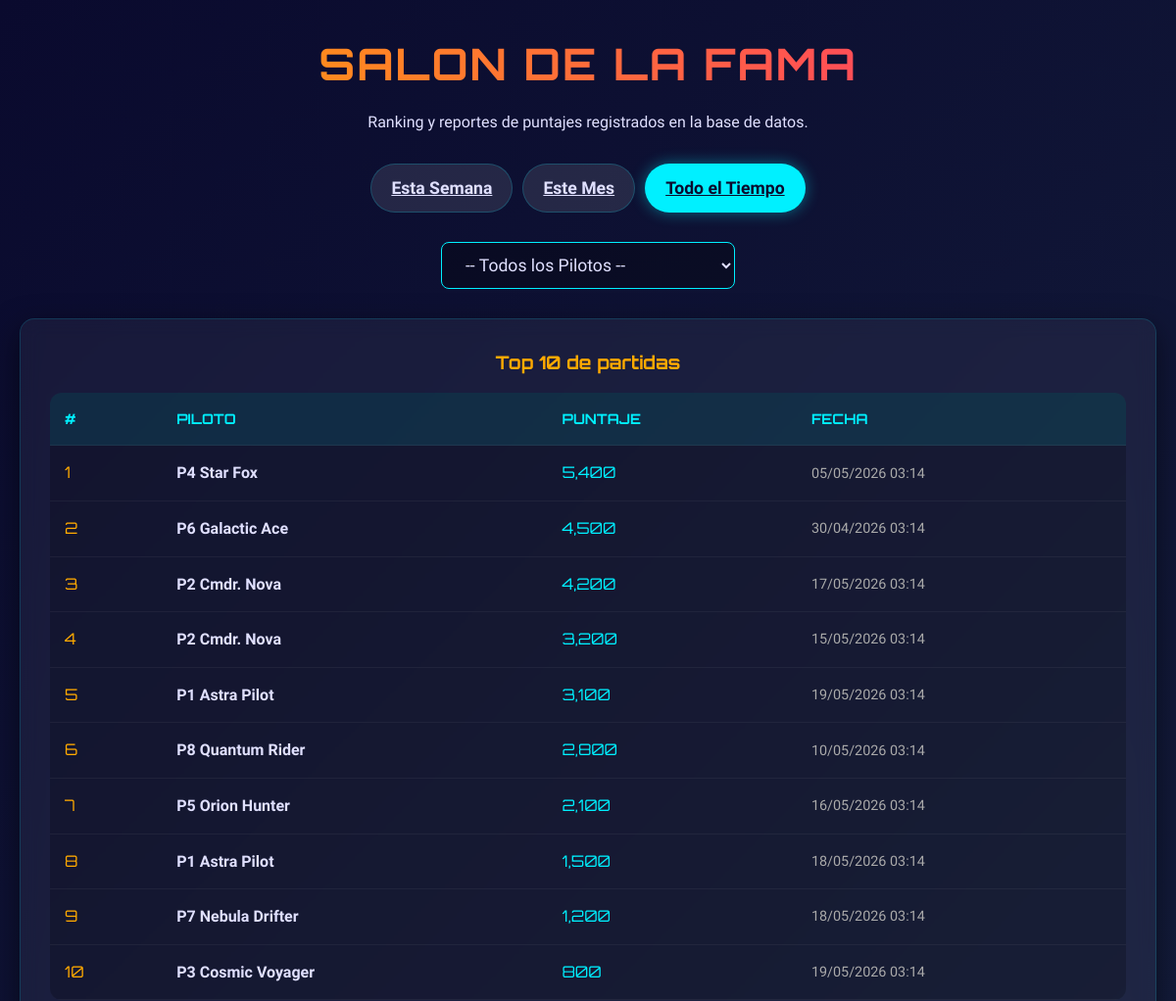
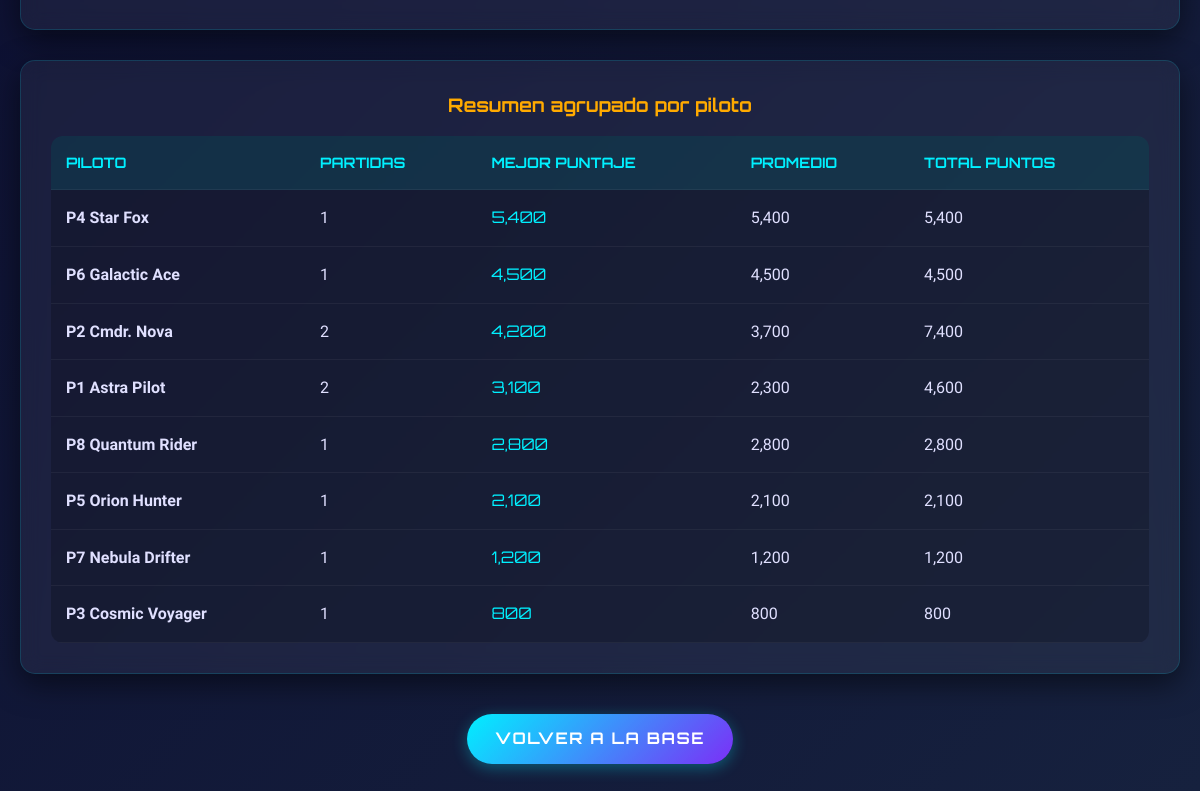
The page /leaderboard.php on the database its author committed (2 pictures, top to bottom).
### tables this page shows
CREATE TABLE puntajes (
    id         INT AUTO_INCREMENT PRIMARY KEY,
    usuario_id INT NOT NULL,
    puntaje    INT NOT NULL,
    fecha      TIMESTAMP DEFAULT CURRENT_TIMESTAMP,
    FOREIGN KEY (usuario_id) REFERENCES usuarios(id) ON DELETE CASCADE
);

CREATE TABLE usuarios (
    id             INT AUTO_INCREMENT PRIMARY KEY,
    nombre         VARCHAR(50) NOT NULL,
    avatar         VARCHAR(10) NOT NULL,
    fecha_creacion TIMESTAMP DEFAULT CURRENT_TIMESTAMP
);

### leaderboard.php (the view, shortened to what this page needs)
<?php
require_once 'db/db.php';
$tab = $_GET['tab'] ?? 'todo';
$filtroId = $_GET['piloto'] ?? '';
$where = [];
$params = [];
$whereClause = $where ? "WHERE " . implode(" AND ", $where) : "";
$sqlTop = "
    SELECT u.nombre, u.avatar, p.puntaje, p.fecha
    FROM puntajes p
    JOIN usuarios u ON p.usuario_id = u.id
    $whereClause
    ORDER BY p.puntaje DESC
    LIMIT 10
";
$stmt = $pdo->prepare($sqlTop);
$stmt->execute($params);
$topScores = $stmt->fetchAll();
$sqlResumen = "
    SELECT
        u.nombre,
        u.avatar,
        COUNT(p.id) AS partidas,
        MAX(p.puntaje) AS mejor_puntaje,
        ROUND(AVG(p.puntaje), 0) AS promedio,
        SUM(p.puntaje) AS total_puntos
    FROM puntajes p
    JOIN usuarios u ON p.usuario_id = u.id
    $whereClause
    GROUP BY u.id, u.nombre, u.avatar
    ORDER BY mejor_puntaje DESC
";
$stmt = $pdo->prepare($sqlResumen);
$stmt->execute($params);
$resumenPilotos = $stmt->fetchAll();
?>
<!DOCTYPE html>
<html lang="es">
<head>
    <link rel="stylesheet" href="css/style.css">
</head>
<body>
    <div class="container">
        <div style="text-align: center; margin-bottom: 30px;">
            <h1 class="title-glow">SALON DE LA FAMA</h1>
            <p>Ranking y reportes de puntajes registrados en la base de datos.</p>
        </div>
        <div class="tabs-container">
            <a href="?tab=semana&piloto=<?= htmlspecialchars($filtroId) ?>" class="tab-btn <?= $tab==='semana' ? 'active' : '' ?>">Esta Semana</a>
            <a href="?tab=mes&piloto=<?= htmlspecialchars($filtroId) ?>" class="tab-btn <?= $tab==='mes' ? 'active' : '' ?>">Este Mes</a>
            <a href="?tab=todo&piloto=<?= htmlspecialchars($filtroId) ?>" class="tab-btn <?= $tab==='todo' ? 'active' : '' ?>">Todo el Tiempo</a>
        </div>
        <form class="filter-form" method="GET">
            <select name="piloto" class="select-glass" onchange="this.form.submit()">
                <option value="">-- Todos los Pilotos --</option>
            </select>
        </form>
        <div class="report-grid <?= $filtroId ? 'with-chart' : '' ?>">
            <div class="glass-panel">
                <h3 style="color: var(--amber); margin-bottom: 15px; text-align: center;">Top 10 de partidas</h3>
                <table class="table-glass">
                    <thead>
                        <tr>
                            <th>#</th>
                            <th>Piloto</th>
                            <th>Puntaje</th>
                            <th>Fecha</th>
                        </tr>
                    </thead>
                    <tbody>
                        <?php if (empty($topScores)): ?>
                            <tr><td colspan="4" style="text-align:center; padding: 20px;">No hay registros en este periodo.</td></tr>
                        <?php else: ?>
                            <?php foreach($topScores as $index => $score): ?>
                                <tr>
                                    <td style="font-family: 'Orbitron'; color: var(--amber);"><?= $index + 1 ?></td>
                                    <td><strong><?= htmlspecialchars($score['avatar'] . ' ' . $score['nombre']) ?></strong></td>
                                    <td style="color: var(--electric-cyan); font-family: 'Orbitron';"><?= number_format($score['puntaje']) ?></td>
                                    <td style="color: #aaa; font-size: 0.9rem;"><?= date('d/m/Y H:i', strtotime($score['fecha'])) ?></td>
                                </tr>
                            <?php endforeach; ?>
                        <?php endif; ?>
                    </tbody>
                </table>
            </div>
        </div>
        <div class="glass-panel" style="margin-top: 30px;">
            <h3 style="color: var(--amber); margin-bottom: 15px; text-align: center;">Resumen agrupado por piloto</h3>
            <table class="table-glass">
                <thead>
                    <tr>
                        <th>Piloto</th>
                        <th>Partidas</th>
                        <th>Mejor puntaje</th>
                        <th>Promedio</th>
                        <th>Total puntos</th>
                    </tr>
                </thead>
                <tbody>
                    <?php if (empty($resumenPilotos)): ?>
                        <tr><td colspan="5" style="text-align:center; padding: 20px;">No hay datos para agrupar en este periodo.</td></tr>
                    <?php else: ?>
                        <?php foreach($resumenPilotos as $fila): ?>
                            <tr>
                                <td><strong><?= htmlspecialchars($fila['avatar'] . ' ' . $fila['nombre']) ?></strong></td>
                                <td><?= number_format($fila['partidas']) ?></td>
                                <td style="color: var(--electric-cyan); font-family: 'Orbitron';"><?= number_format($fila['mejor_puntaje']) ?></td>
                                <td><?= number_format($fila['promedio']) ?></td>
                                <td><?= number_format($fila['total_puntos']) ?></td>
                            </tr>
                        <?php endforeach; ?>
                    <?php endif; ?>
                </tbody>
            </table>
        </div>
        <div style="text-align: center; margin-top: 40px;">
            <a href="index.php" class="btn btn-primary">VOLVER A LA BASE</a>
        </div>
    </div>
</body>
</html>

### css/style.css (style rules this page uses)
:root { --deep-space: #0a0a2e; --cosmic-navy: #16213e; --electric-cyan: #00f0ff; --hot-magenta: #ff2d75; --amber: #ffaa00; --soft-purple: #7b2ff7; --star-white: #e0e0ff; --safe-green: #00ff88; }
* { margin: 0; padding: 0; box-sizing: border-box; }
body { font-family: 'Rajdhani', 'Segoe UI', sans-serif; background: linear-gradient(135deg, var(--deep-space) 0%, var(--cosmic-navy) 100%); color: var(--star-white); min-height: 100vh; line-height: 1.6; overflow-x: hidden; }
h1, h2, h3 { font-family: 'Orbitron', sans-serif; font-weight: 700; }
.title-glow { font-size: 2.8rem; background: linear-gradient(90deg, var(--amber), var(--hot-magenta)); -webkit-background-clip: text; -webkit-text-fill-color: transparent; background-clip: text; text-align: center; margin-bottom: 10px; letter-spacing: 2px; }
.container { max-width: 1200px; margin: 0 auto; padding: 30px 20px; }
.glass-panel { background: rgba(255, 255, 255, 0.05); backdrop-filter: blur(10px); -webkit-backdrop-filter: blur(10px); border-radius: 15px; border: 1px solid rgba(0, 240, 255, 0.15); padding: 30px; box-shadow: 0 10px 30px rgba(0, 0, 0, 0.5); }
.btn { display: inline-flex; align-items: center; justify-content: center; gap: 8px; padding: 12px 28px; border-radius: 50px; font-family: 'Orbitron', sans-serif; font-size: 1rem; font-weight: 700; text-transform: uppercase; text-decoration: none; cursor: pointer; border: none; color: white; transition: transform 0.2s ease, box-shadow 0.2s ease; letter-spacing: 1.5px; }
.btn-primary { background: linear-gradient(135deg, var(--electric-cyan), var(--soft-purple)); box-shadow: 0 4px 15px rgba(0, 240, 255, 0.3); }
.tabs-container { display: flex; justify-content: center; gap: 10px; margin-bottom: 30px; }
.tab-btn { background: rgba(255, 255, 255, 0.1); border: 1px solid rgba(0, 240, 255, 0.2); color: var(--star-white); padding: 10px 20px; border-radius: 25px; cursor: pointer; font-family: 'Rajdhani', sans-serif; font-weight: 600; font-size: 1.1rem; transition: all 0.3s ease; }
.tab-btn.active, .tab-btn:hover { background: var(--electric-cyan); color: var(--deep-space); box-shadow: 0 0 15px rgba(0, 240, 255, 0.4); }
.table-glass { width: 100%; border-collapse: collapse; background: rgba(0, 0, 0, 0.2); border-radius: 12px; overflow: hidden; }
.table-glass th, .table-glass td { padding: 15px; text-align: left; border-bottom: 1px solid rgba(255, 255, 255, 0.05); }
.table-glass th { background: rgba(0, 240, 255, 0.1); font-family: 'Orbitron', sans-serif; color: var(--electric-cyan); font-size: 0.9rem; text-transform: uppercase; }
.select-glass { background: rgba(0, 0, 0, 0.3); border: 1px solid var(--electric-cyan); color: var(--star-white); padding: 12px 20px; border-radius: 8px; font-family: 'Rajdhani', sans-serif; font-size: 1.1rem; outline: none; width: 100%; max-width: 300px; }
.select-glass option { background: var(--cosmic-navy); }

### leaderboard.php (style rules this page uses)
.filter-form { display: flex; gap: 15px; justify-content: center; align-items: center; margin-bottom: 30px; flex-wrap: wrap; }
.report-grid { display: grid; grid-template-columns: 1fr; gap: 30px; }

### rows shown on the page
puntajes: usuario.nombre "P4 Star Fox", puntaje "5,400", fecha "05/05/2026 03:14"
puntajes: usuario.nombre "P6 Galactic Ace", puntaje "4,500", fecha "30/04/2026 03:14"
puntajes: usuario.nombre "P2 Cmdr. Nova", puntaje "4,200", fecha "17/05/2026 03:14"
puntajes: usuario.nombre "P2 Cmdr. Nova", puntaje "3,200", fecha "15/05/2026 03:14"
puntajes: usuario.nombre "P1 Astra Pilot", puntaje "3,100", fecha "19/05/2026 03:14"
puntajes: usuario.nombre "P8 Quantum Rider", puntaje "2,800", fecha "10/05/2026 03:14"
puntajes: usuario.nombre "P5 Orion Hunter", puntaje "2,100", fecha "16/05/2026 03:14"
puntajes: usuario.nombre "P1 Astra Pilot", puntaje "1,500", fecha "18/05/2026 03:14"
puntajes: usuario.nombre "P7 Nebula Drifter", puntaje "1,200", fecha "18/05/2026 03:14"
puntajes: usuario.nombre "P3 Cosmic Voyager", puntaje "800", fecha "19/05/2026 03:14"

### other values the page prints
$fila['avatar'] . ' ' . $fila['nombre'] "P4 Star Fox"
$fila['partidas'] "1"
$fila['mejor_puntaje'] "5,400"
$fila['promedio'] "5,400"
$fila['total_puntos'] "5,400"
$fila['avatar'] . ' ' . $fila['nombre'] "P6 Galactic Ace"
$fila['mejor_puntaje'] "4,500"
$fila['promedio'] "4,500"
$fila['total_puntos'] "4,500"
$fila['avatar'] . ' ' . $fila['nombre'] "P2 Cmdr. Nova"
$fila['partidas'] "2"
$fila['mejor_puntaje'] "4,200"
$fila['promedio'] "3,700"
$fila['total_puntos'] "7,400"
$fila['avatar'] . ' ' . $fila['nombre'] "P1 Astra Pilot"
